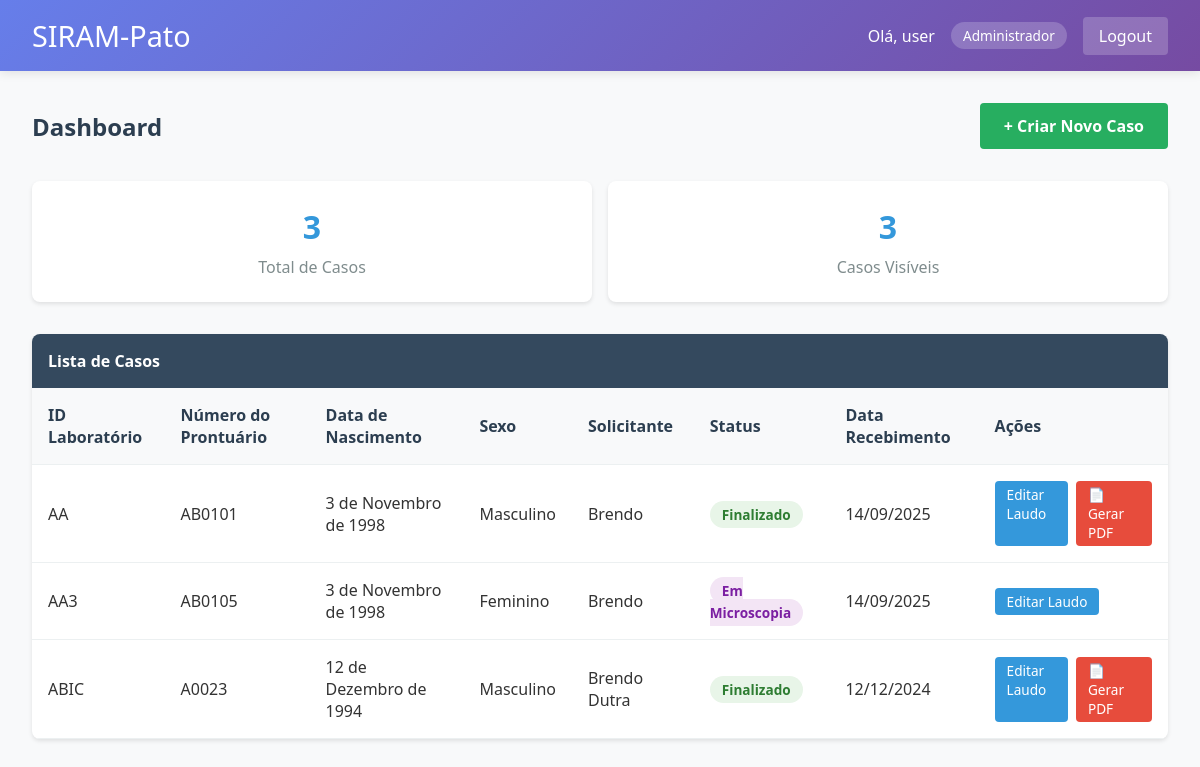
/ (signed in), run on the app's committed database.
### laudos/models.py (models this page shows)
class UsuarioCustomizado(AbstractUser):
    ROLE_CHOICES = [
        ('ADMIN', 'Administrador'),
        ('PROFESSOR', 'Professor'),
        ('ALUNO_N2', 'Aluno Nível 2'),
        ('ALUNO', 'Aluno'),
        ('FUNCIONARIO_LAB', 'Funcionário do Laboratório'),
    ]
    role = models.CharField(max_length=15, choices=ROLE_CHOICES, default='ALUNO')

class Caso(models.Model):
    STATUS_CHOICES = [
        ('RECEBIDO', 'Recebido'),
        ('EM_MACROSCOPIA', 'Em Macroscopia'),
        ('PENDENTE_MACRO_APROVACAO', 'Pendente de Aprovacao Macroscopica'),
        ('EM_PREPARO', 'Em Preparo/Coloracao'),
        ('PENDENTE_PREPARO_APROVACAO', 'Pendente de Aprovacao do Preparo'),
        ('EM_MICROSCOPIA', 'Em Microscopia'),
        ('PENDENTE_MICRO_APROVACAO', 'Pendente de Aprovacao Microscopica'),
        ('AGUARDANDO_APROVACAO_FINAL', 'Aguardando Aprovacao Final'),
        ('FINALIZADO', 'Finalizado'),
    ]
    ETAPA_STATUS_CHOICES = [
        ('PENDENTE', 'Pendente'),
        ('EM_PROGRESSO', 'Em progresso'),
        ('AGUARDANDO_APROVACAO', 'Aguardando aprovacao'),
        ('APROVADO', 'Aprovado'),
        ('REPROVADO', 'Reprovado'),
    ]
    id_laboratorio = models.CharField(max_length=20, unique=True, primary_key=True)
    paciente = models.ForeignKey(Paciente, on_delete=models.CASCADE, related_name='casos')
    data_recebimento = models.DateField()
    solicitante = models.CharField(max_length=255)
    diagnostico_sugerido = models.TextField(blank=True, null=True)
    observacoes_clinicas = models.TextField(blank=True, null=True)
    status = models.CharField(max_length=40, choices=STATUS_CHOICES, default='RECEBIDO')
    criado_por = models.ForeignKey(UsuarioCustomizado, on_delete=models.SET_NULL, null=True, related_name='casos_criados')
    responsavel_final = models.ForeignKey(UsuarioCustomizado, on_delete=models.SET_NULL, null=True, blank=True, related_name='casos_finalizados')
    data_criacao = models.DateTimeField(auto_now_add=True)
    data_finalizacao = models.DateTimeField(null=True, blank=True)
    macro_status = models.CharField(max_length=30, choices=ETAPA_STATUS_CHOICES, default='PENDENTE')
    macro_preenchido_por = models.ForeignKey(
        UsuarioCustomizado,
        on_delete=models.SET_NULL,
        null=True,
        blank=True,
        related_name='macros_preenchidas'
    )
    macro_preenchido_em = models.DateTimeField(null=True, blank=True)
    macro_aprovado_por = models.ForeignKey(
        UsuarioCustomizado,
        on_delete=models.SET_NULL,
        null=True,
        blank=True,
        related_name='macros_aprovadas'
    )
    macro_aprovado_em = models.DateTimeField(null=True, blank=True)
    preparo_status = models.CharField(max_length=30, choices=ETAPA_STATUS_CHOICES, default='PENDENTE')
    preparo_preenchido_por = models.ForeignKey(
        UsuarioCustomizado,
        on_delete=models.SET_NULL,
        null=True,
        blank=True,
        related_name='preparos_preenchidos'
    )
    preparo_preenchido_em = models.DateTimeField(null=True, blank=True)
    preparo_aprovado_por = models.ForeignKey(
        UsuarioCustomizado,
        on_delete=models.SET_NULL,
        null=True,
        blank=True,
        related_name='preparos_aprovados'
    )
    preparo_aprovado_em = models.DateTimeField(null=True, blank=True)
    micro_status = models.CharField(max_length=30, choices=ETAPA_STATUS_CHOICES, default='PENDENTE')
    micro_preenchido_por = models.ForeignKey(
        UsuarioCustomizado,
        on_delete=models.SET_NULL,
        null=True,
        blank=True,
        related_name='micros_preenchidos'
    )
    micro_preenchido_em = models.DateTimeField(null=True, blank=True)
    micro_aprovado_por = models.ForeignKey(
        UsuarioCustomizado,
        on_delete=models.SET_NULL,
        null=True,
        blank=True,
        related_name='micros_aprovados'
    )
    micro_aprovado_em = models.DateTimeField(null=True, blank=True)

class Paciente(models.Model):
    numero_prontuario = models.CharField(max_length=50, unique=True, primary_key=True)
    data_nascimento = models.DateField()
    SEXO_CHOICES = [('M', 'Masculino'), ('F', 'Feminino'), ('O', 'Outro')]
    sexo = models.CharField(max_length=1, choices=SEXO_CHOICES)

### laudos/views.py (the view)
# urls.py: path('', views.dashboard_view, name='dashboard'),
@login_required
def dashboard_view(request):
    casos = (
        Caso.objects.select_related("paciente", "criado_por")
        .order_by("-data_recebimento")
    )
    user_role = request.user.role
    for caso in casos:
        if user_role in ["ADMIN", "PROFESSOR"] or caso.criado_por == request.user:
            caso.paciente_anonimizado = {
                "numero_prontuario": caso.paciente.numero_prontuario,
                "data_nascimento": caso.paciente.data_nascimento,
                "sexo": caso.paciente.get_sexo_display(),
            }
        else:
            caso.paciente_anonimizado = {
                "numero_prontuario": "***",
                "data_nascimento": "***",
                "sexo": "***",
            }
        caso.macro_status_display = caso.get_macro_status_display()
        caso.preparo_status_display = caso.get_preparo_status_display()
        caso.micro_status_display = caso.get_micro_status_display()
        caso.macro_badge_class = _badge_class(caso.macro_status)
        caso.preparo_badge_class = _badge_class(caso.preparo_status)
        caso.micro_badge_class = _badge_class(caso.micro_status)
    context = {
        "casos": casos,
        "user_role": user_role,
        "total_casos": casos.count(),
    }
    return render(request, "laudos/dashboard.html", context)

### laudos/views.py (called while the page is built)
def _badge_class(status: str) -> str:
    return STAGE_BADGE_CLASSES.get(status, "stage-badge stage-pendente")

### laudos/templates/laudos/dashboard.html (shortened to what this page needs)
<!DOCTYPE html>
<html lang="pt-br">
<head>
</head>
<body>
    <div class="header">
        <div class="header-content">
            <h1>SIRAM-Pato</h1>
            <div class="user-info">
                <span>Olá, {{ user.username }}</span>
                <span class="user-role">{{ user.get_role_display }}</span>
                <a href="{% url 'logout' %}" class="logout-btn">Logout</a>
            </div>
        </div>
    </div>
    <div class="main-content">
        <div class="dashboard-header">
            <h2 class="dashboard-title">Dashboard</h2>
            <a href="{% url 'criar_caso' %}" class="create-case-btn">+ Criar Novo Caso</a>
        </div>
        <div class="stats">
            <div class="stat-card">
                <div class="stat-number">{{ total_casos }}</div>
                <div class="stat-label">Total de Casos</div>
            </div>
            <div class="stat-card">
                <div class="stat-number">{{ casos|length }}</div>
                <div class="stat-label">Casos Visíveis</div>
            </div>
        </div>
        <div class="cases-table">
            <div class="table-header">
                Lista de Casos
            </div>
            {% if casos %}
                <table class="table">
                    <thead>
                        <tr>
                            <th>ID Laboratório</th>
                            <th>Número do Prontuário</th>
                            <th>Data de Nascimento</th>
                            <th>Sexo</th>
                            <th>Solicitante</th>
                            <th>Status</th>
                            <th>Data Recebimento</th>
                            <th>Ações</th>
                        </tr>
                    </thead>
                    <tbody>
                        {% for caso in casos %}
                        <tr>
                            <td>{{ caso.id_laboratorio }}</td>
                            <td>
                                {% if caso.paciente_anonimizado.numero_prontuario == '***' %}
                                    <span class="restricted-access">Acesso Restrito</span>
                                {% else %}
                                    {{ caso.paciente_anonimizado.numero_prontuario }}
                                {% endif %}
                            </td>
                            <td>
                                {% if caso.paciente_anonimizado.data_nascimento == '***' %}
                                    <span class="restricted-access">Acesso Restrito</span>
                                {% else %}
                                    {{ caso.paciente_anonimizado.data_nascimento }}
                                {% endif %}
                            </td>
                            <td>
                                {% if caso.paciente_anonimizado.sexo == '***' %}
                                    <span class="restricted-access">Acesso Restrito</span>
                                {% else %}
                                    {{ caso.paciente_anonimizado.sexo }}
                                {% endif %}
                            </td>
                            <td>{{ caso.solicitante }}</td>
                            <td>
                                <span class="status-badge status-{{ caso.status|lower }}">
                                    {{ caso.get_status_display }}
                                </span>
                            </td>
                            <td>{{ caso.data_recebimento|date:"d/m/Y" }}</td>
                            <td>
                                <div class="action-buttons">
                                    <a href="{% url 'editar_laudo' caso.id_laboratorio %}" class="btn-small btn-view">Editar Laudo</a>
                                    {% if caso.status == 'FINALIZADO' %}
                                        <a href="{% url 'gerar_pdf' caso.id_laboratorio %}" class="btn-small btn-pdf" target="_blank">
                                            📄 Gerar PDF
                                        </a>
                                    {% endif %}
                                </div>
                            </td>
                        </tr>
                        {% endfor %}
                    </tbody>
                </table>
            {% else %}
                <div class="no-cases">
                    <h3>Nenhum caso encontrado</h3>
                    <p>Comece criando um novo caso clicando no botão acima.</p>
                </div>
            {% endif %}
        </div>
    </div>
</body>
</html>

### laudos/templates/laudos/dashboard.html (style rules this page uses)
* { margin: 0; padding: 0; box-sizing: border-box; }
body { font-family: 'Segoe UI', Tahoma, Geneva, Verdana, sans-serif; background-color: #f8f9fa; color: #333; }
.header { background: linear-gradient(135deg, #667eea 0%, #764ba2 100%); color: white; padding: 1rem 2rem; box-shadow: 0 2px 10px rgba(0,0,0,0.1); }
.header-content { display: flex; justify-content: space-between; align-items: center; max-width: 1200px; margin: 0 auto; }
.header h1 { font-size: 1.8rem; font-weight: 300; }
.user-info { display: flex; align-items: center; gap: 1rem; }
.user-role { background: rgba(255,255,255,0.2); padding: 0.25rem 0.75rem; border-radius: 20px; font-size: 0.85rem; }
.logout-btn { background: rgba(255,255,255,0.2); color: white; text-decoration: none; padding: 0.5rem 1rem; border-radius: 4px; transition: background-color 0.3s; }
.main-content { max-width: 1200px; margin: 2rem auto; padding: 0 2rem; }
.dashboard-header { display: flex; justify-content: space-between; align-items: center; margin-bottom: 2rem; }
.dashboard-title { font-size: 1.5rem; color: #2c3e50; }
.stats { display: flex; gap: 1rem; margin-bottom: 2rem; }
.stat-card { background: white; padding: 1.5rem; border-radius: 8px; box-shadow: 0 2px 4px rgba(0,0,0,0.1); text-align: center; flex: 1; }
.stat-number { font-size: 2rem; font-weight: bold; color: #3498db; }
.stat-label { color: #7f8c8d; margin-top: 0.5rem; }
.create-case-btn { background: #27ae60; color: white; text-decoration: none; padding: 0.75rem 1.5rem; border-radius: 4px; font-weight: bold; transition: background-color 0.3s; }
.cases-table { background: white; border-radius: 8px; box-shadow: 0 2px 4px rgba(0,0,0,0.1); overflow: hidden; }
.table-header { background: #34495e; color: white; padding: 1rem; font-weight: bold; }
.table { width: 100%; border-collapse: collapse; }
.table th, .table td { padding: 1rem; text-align: left; border-bottom: 1px solid #ecf0f1; }
.table th { background: #f8f9fa; font-weight: 600; color: #2c3e50; }
.status-badge { padding: 0.25rem 0.75rem; border-radius: 20px; font-size: 0.85rem; font-weight: bold; }
.status-em_microscopia { background: #f3e5f5; color: #7b1fa2; }
.status-finalizado { background: #e8f5e8; color: #2e7d32; }
.action-buttons { display: flex; gap: 0.5rem; }
.btn-small { padding: 0.25rem 0.75rem; border: none; border-radius: 4px; text-decoration: none; font-size: 0.85rem; cursor: pointer; }
.btn-view { background: #3498db; color: white; }
.btn-pdf { background: #e74c3c; color: white; }

### data on the page
UsuarioCustomizado: username "user", role "Administrador"
Caso: id_laboratorio "AA", paciente_anonimizado.numero_prontuario "AB0101", paciente_anonimizado.data_nascimento "3 de Novembro de 1998", paciente_anonimizado.sexo "Masculino", solicitante "Brendo", status "Finalizado", data_recebimento "14/09/2025", shows "📄 Gerar PDF"
Caso: id_laboratorio "AA3", paciente_anonimizado.numero_prontuario "AB0105", paciente_anonimizado.data_nascimento "3 de Novembro de 1998", paciente_anonimizado.sexo "Feminino", solicitante "Brendo", status "Em Microscopia", data_recebimento "14/09/2025"
Caso: id_laboratorio "ABIC", paciente_anonimizado.numero_prontuario "A0023", paciente_anonimizado.data_nascimento "12 de Dezembro de 1994", paciente_anonimizado.sexo "Masculino", solicitante "Brendo Dutra", status "Finalizado", data_recebimento "12/12/2024", shows "📄 Gerar PDF"

### other printed values
{{ total_casos }} "3"
{{ casos|length }} "3"
